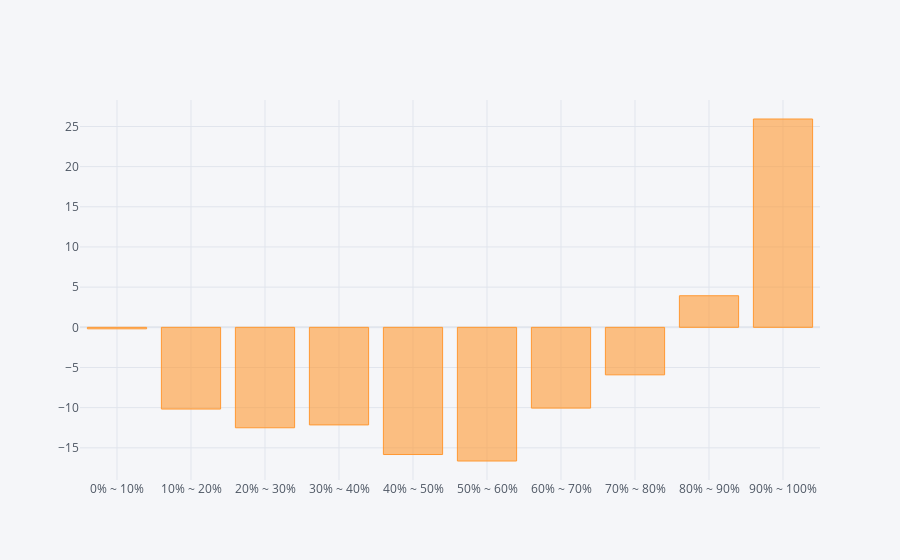

This figure's notebook cell:
### Markdown cell above
# 行業分層回測

### Code cell
def max_drawdown(prices):
    # 計算累計的最大值
    cumulative_max = prices.cummax()
    # 計算回撤 (Drawdown)
    drawdown = (prices - cumulative_max) / cumulative_max
    # 計算最大回撤 (MDD)
    mdd = drawdown.min()
    return mdd
def show_bt(bt_ret):
    display(pd.concat({"CAGR(%)":bt_ret.mean() * 252,
            'Sharpe' : bt_ret.mean() / bt_ret.std()*252**0.5,
            'Calmar':bt_ret.calmar(),
            'MDD(%)' : bt_ret.max_drawdown()*100,
            '單利MDD(%)' : max_drawdown(bt_ret.cumsum().add(1))*100,
            '樣本勝率(%)' : bt_ret.apply(lambda X:((X.dropna()>0).sum() / X.dropna().shape[0])*100),
            '周勝率(%)' : bt_ret.apply(lambda X:((X.dropna().add(1).resample('W').prod().sub(1)>0).sum() / X.dropna().add(1).resample('W').prod().sub(1).dropna().shape[0])*100),
            '月勝率(%)' : bt_ret.apply(lambda X:((X.dropna().add(1).resample('ME').prod().sub(1)>0).sum() / X.dropna().add(1).resample('ME').prod().sub(1).shape[0])*100),
            '年勝率(%)' : bt_ret.apply(lambda X:((X.dropna().add(1).resample('YE').prod().sub(1)>0).sum() / X.dropna().add(1).resample('YE').prod().sub(1).shape[0])*100),
            'avg_win/avg_loss' : bt_ret.apply(lambda X:(X[X > 0].mean() / abs(X[X < 0].mean()))),
            'profit_factor' : bt_ret.profit_factor(),
            },axis = 1).round(2))
def backtest_factor(factor:pd.DataFrame,exp_ret:pd.DataFrame,rank_range_n:int = 10,start_date:str = '2015-01-01'):
    factor_rank = factor.rank(axis = 1,pct = True,method = 'first')

    IC_Se = factor.corrwith(exp_ret,axis=1,method='spearman').sort_index().loc[start_date:]
    print(f'IC_mean:{round(IC_Se.mean(),4)}')
    print(f'IC_IR:{round(IC_Se.mean()/IC_Se.std(),4)}')

    bt = pd.concat({f'{int(((_/rank_range_n)*100))}% ~ {int((_+1)/rank_range_n*100)}%':exp_ret[(factor_rank>_/rank_range_n) & (factor_rank<=(_+1)/rank_range_n)].mean(axis = 1) - exp_ret.mean(axis=1) for _ in tqdm.tqdm(range(rank_range_n))}, axis = 1).dropna(how = 'all')
    bt = bt.loc[start_date:]
    if (bt.iloc[:,-1] - bt.iloc[:,0]).add(1).prod() > 1:
        bt['LS_ret'] = bt.iloc[:,-1] - bt.iloc[:,0]
    else:
        bt['LS_ret'] = bt.iloc[:,0] - bt.iloc[:,-1]
    show_bt(bt)

    (bt.drop(columns='LS_ret').loc[start_date:].cagr()*100).iplot(kind = 'bar')
backtest_factor(rs_short,excess_return,rank_range_n = 10,start_date = '2020-01-01')

### Figure 1 — Plotly figure (JSON) as saved in the notebook; plotly's stock layout.template omitted (floating-point values rounded to 4 significant figures)
{"data": [{"marker": {"color": "rgba(255, 153, 51, 0.6)", "line": {"color": "rgba(255, 153, 51, 1.0)", "width": 1}}, "name": "None", "orientation": "v", "text": "", "type": "bar", "x": ["0% ~ 10%", "10% ~ 20%", "20% ~ 30%", "30% ~ 40%", "40% ~ 50%", "50% ~ 60%", "60% ~ 70%", "70% ~ 80%", "80% ~ 90%", "90% ~ 100%"], "y": [-0.1866, -10.17, -12.5, -12.15, -15.83, -16.64, -10.05, -5.913, 3.931, 25.93]}], "layout": {"legend": {"bgcolor": "#F5F6F9", "font": {"color": "#4D5663"}}, "paper_bgcolor": "#F5F6F9", "plot_bgcolor": "#F5F6F9", "title": {"font": {"color": "#4D5663"}}, "xaxis": {"gridcolor": "#E1E5ED", "showgrid": true, "tickfont": {"color": "#4D5663"}, "title": {"font": {"color": "#4D5663"}, "text": ""}, "zerolinecolor": "#E1E5ED"}, "yaxis": {"gridcolor": "#E1E5ED", "showgrid": true, "tickfont": {"color": "#4D5663"}, "title": {"font": {"color": "#4D5663"}, "text": ""}, "zerolinecolor": "#E1E5ED"}}}
